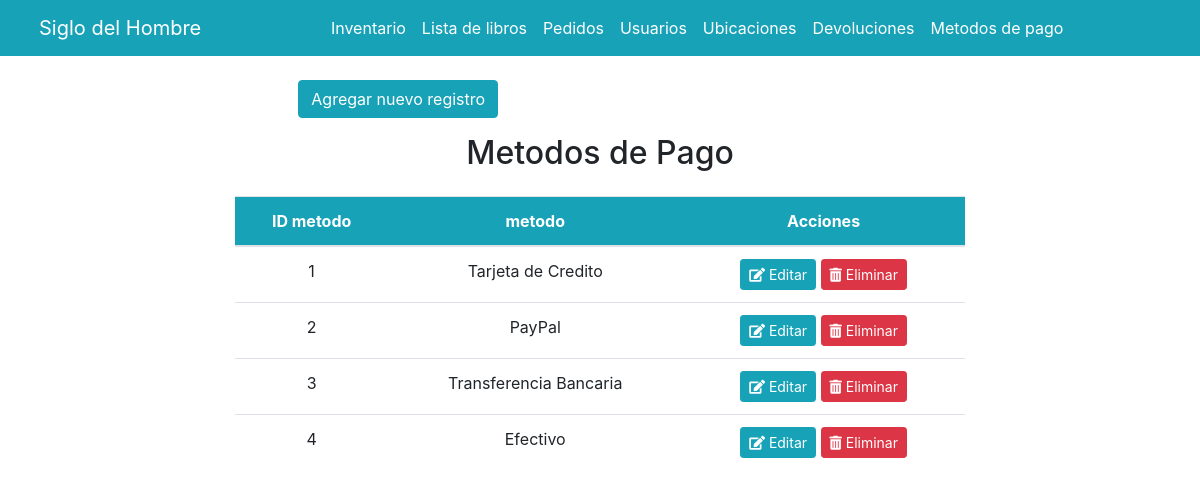
The app's page /metodos_de_pago.php with its own data.
### tables this page shows
CREATE TABLE `metodo_de_pago` (
  `id_metodo_de_pago` int(11) NOT NULL,
  `metodo` varchar(50) NOT NULL
);

### metodos_de_pago.php (the view, shortened to what this page needs)
<?php
require "conexion.php";
$sql = "SELECT * FROM metodo_de_pago";
$resultado = $mysqli->query($sql);
?>
<!DOCTYPE html>
<html lang="en">
<head>
	<link href="https://stackpath.bootstrapcdn.com/bootstrap/4.5.2/css/bootstrap.min.css" rel="stylesheet">
    <link href="https://cdnjs.cloudflare.com/ajax/libs/font-awesome/5.15.3/css/all.min.css" rel="stylesheet">
</head>
<body>
	<header>
	<nav class="navbar navbar-expand-lg navbar-primary bg-info">
      <div class="container-fluid">
          <a class="navbar-brand px-2 text-white" href="index.php">Siglo del Hombre</a>
        <div class="collapse navbar-collapse" id="navbarSupportedContent">
          <ul class="navbar-nav mx-auto mb-2 mb-lg-0">
          <li class="nav-item">
              <a class="nav-link text-white" href="inventario.php">Inventario</a>
            </li>
            <li class="nav-item">
              <a class="nav-link text-white" href="listalibros.php">Lista de libros</a>
            </li>
            <li class="nav-item">
              <a class="nav-link text-white" href="pedidos.php">Pedidos</a>
            </li>
			<li class="nav-item">
              <a class="nav-link text-white" href="usuarios.php">Usuarios</a>
            </li>
			<li class="nav-item">
              <a class="nav-link text-white" href="ubicaciones.php">Ubicaciones</a>
            </li>
			<li class="nav-item">
              <a class="nav-link text-white" href="devoluciones.php">Devoluciones</a>
            </li>
            <li class="nav-item">
              <a class="nav-link text-white" href="metodos_de_pago.php">Metodos de pago</a>
            </li>
          </ul>
        </div>
      </div>
    </nav>
	</header>
	<div class="container mt-4">
        <div class="row justify-content-center">
            <div class="col-md-8">
                <div class="row justify-content-center mb-3">
                <div class="col-sm-10">
    <a href="agregarmdp.php" class="btn btn-info">Agregar nuevo registro</a>
</div>
                </div>
                <h2 class="text-center mb-4">Metodos de Pago</h2>
                <table class="table table-hover text-center mx-auto">
                    <thead class="thead-primary">
                        <tr style="background-color: #17a2b8; color: white;">
                            <th scope="col">ID metodo</th>
                            <th scope="col">metodo</th>
                            <th scope="col">Acciones</th>
                        </tr>
                    </thead>
                    <tbody>
                        <?php if ($resultado->num_rows > 0) : ?>
                            <?php while ($fila = $resultado->fetch_assoc()) : ?>
                                <tr>
                                    <td><?php echo $fila["id_metodo_de_pago"]; ?></td>
                                    <td><?php echo $fila["metodo"]; ?></td>
                                    <td>
                                    <a href="editarmdp.php?id=<?php echo $fila["id_metodo_de_pago"]; ?>" class="btn btn-sm btn-info">
    <i class="fas fa-edit"></i> Editar
</a>
<a href="eliminarmdp.php?id=<?php echo $fila["id_metodo_de_pago"]; ?>" class="btn btn-sm btn-danger">
    <i class="fas fa-trash-alt"></i> Eliminar
</a>
                                    </td>
                                </tr>
                            <?php endwhile; ?>
                        <?php else : ?>
                            <tr>
                                <td colspan="6" class="text-center">No hay resultados</td>
                            </tr>
                        <?php endif; ?>
                    </tbody>
                </table>
            </div>
        </div>
    </div>
</body>
</html>

### records on screen
metodo_de_pago: id_metodo_de_pago "1", metodo "Tarjeta de Credito"
metodo_de_pago: id_metodo_de_pago "2", metodo "PayPal"
metodo_de_pago: id_metodo_de_pago "3", metodo "Transferencia Bancaria"
metodo_de_pago: id_metodo_de_pago "4", metodo "Efectivo"
